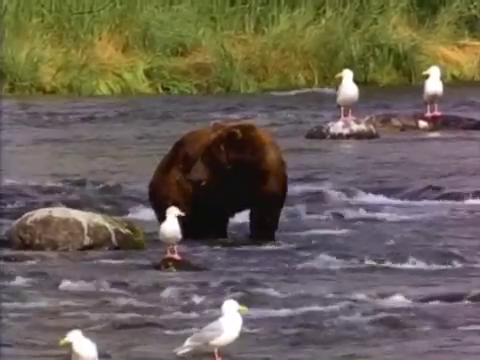
#> input picture frame 86 of res/Sample Videos from Windows.mp4, 480 x 360 px
$ python ShowVideo.py
#> lines starting #> are read from the running program, lines starting #| are printed output that depends on the picture
#
# Show a video from local file
#
import cv2

cap = cv2.VideoCapture("../res/Sample Videos from Windows.mp4")

success, img = cap.read()
#> img is the input picture: shape (360, 480, 3); mean B, G, R 86.1, 97.2, 106.3
while success:
    #Covert the img to grayscale
    gray = cv2.cvtColor(img, cv2.COLOR_BGR2GRAY)
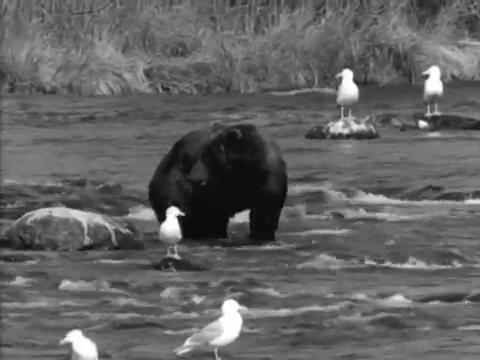
#> gray: shape (360, 480); min 2, max 255, mean 98.6
    cv2.imshow("Video", gray)
    # cv2.imshow("Video", img)

    # Press ESC key to break the loop
    if cv2.waitKey(10) & 0xFF == 27:
#> (key Esc is pressed here)
        break
    success, img = cap.read()

cap.release()
cv2.destroyWindow("Video")

$ run again, starting later in the video
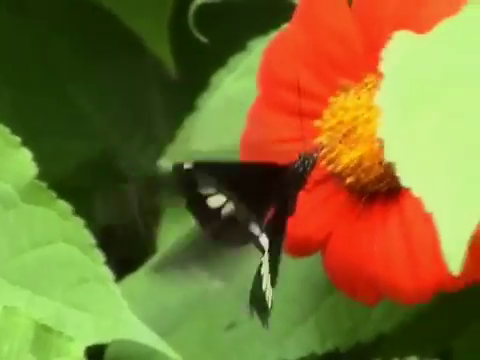
#> input picture frame 387 of res/Sample Videos from Windows.mp4, 480 x 360 px
#> img is the input picture: shape (360, 480, 3); mean B, G, R 48.7, 112.1, 124
#> `gray = cv2.cvtColor(img, cv2.COLOR_BGR2GRAY)`:
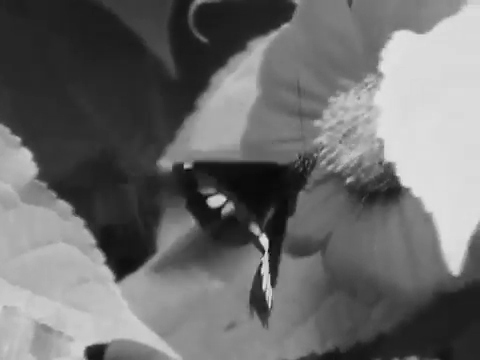
#> gray: shape (360, 480); min 4, max 236, mean 108.4

$ run again, starting later in the video
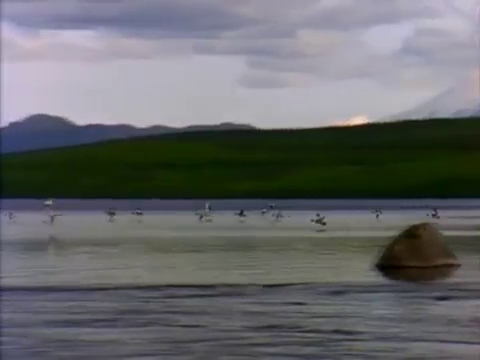
#> input picture frame 688 of res/Sample Videos from Windows.mp4, 480 x 360 px
#> img is the input picture: shape (360, 480, 3); mean B, G, R 106.8, 104.5, 103.2
#> `gray = cv2.cvtColor(img, cv2.COLOR_BGR2GRAY)`:
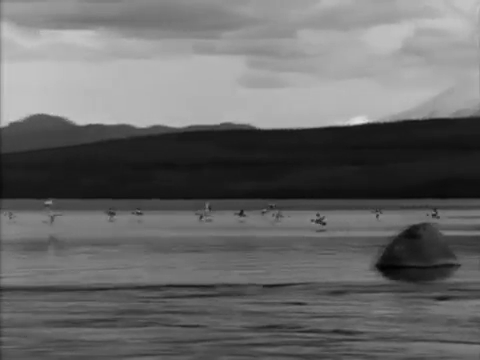
#> gray: shape (360, 480); min 1, max 223, mean 104.4
